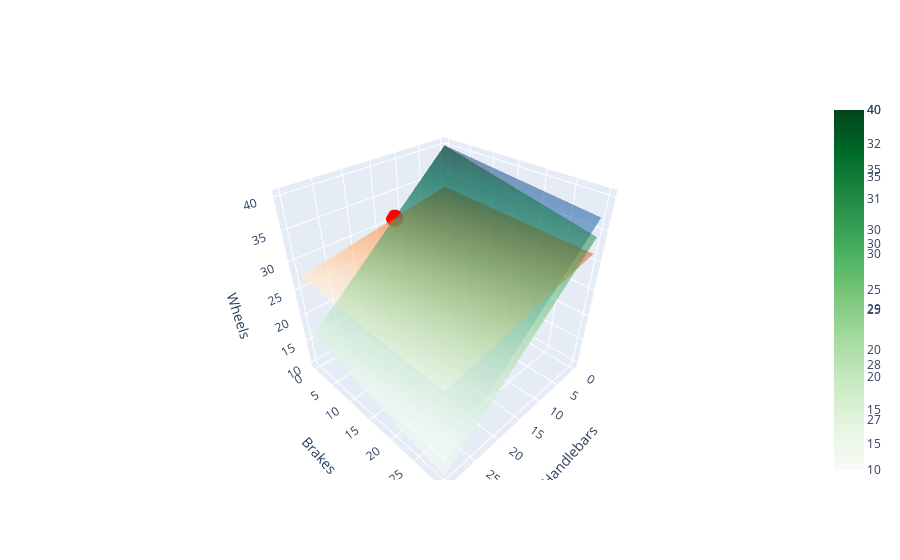

Write notebook code for a chart like this one.
### Markdown cell above
## Visualising

In 2-dimensions and 3-dimensions we can visualise the solution to our
set of equations. For two equations the solution will be the point where
the two lines intersect. In three dimensiosn the solution is the
intersection of the three planes described by the equation.

We can plot our equations in 3D space to see this.

### Code cell
import plotly.graph_objects as go

# Define grid for x1 (handlebars) and x2 (brakes)
x1 = np.linspace(0, 30, 50)
x2 = np.linspace(0, 30, 50)
X1, X2 = np.meshgrid(x1, x2)

# Constraint surfaces (solving for x3 = wheels)
Z_al = (b[0] - 8*X1 - 1*X2) / 10 # from aluminium
Z_rb = (b[1] - 4*X1 - 1*X2) / 23 # from rubber
Z_pn = (b[2] - 4*X1 - 1*X2) / 5 # from paint

# Interactive 3D plot
fig = go.Figure()

fig.add_surface(x=x1, y=x2, z=Z_al, opacity=0.5, colorscale="Blues", name="Aluminium")
fig.add_surface(x=x1, y=x2, z=Z_rb, opacity=0.5, colorscale="Oranges", name="Rubber")
fig.add_surface(x=x1, y=x2, z=Z_pn, opacity=0.5, colorscale="Greens", name="Paint")

# Add solution point
fig.add_trace(go.Scatter3d(x=[x[0]], y=[x[1]], z=[x[2]],
mode="markers", marker=dict(size=6, color="red"),
name="Solution"))

fig.update_layout(
scene=dict(
xaxis_title="Handlebars",
yaxis_title="Brakes",
zaxis_title="Wheels"
))

fig.show()

### Figure 1 — Plotly figure (JSON) as saved in the notebook; plotly's stock layout.template omitted (floating-point values rounded to 4 significant figures; data arrays with more than 128 entries replaced by an {"elided": "..."} marker saying what was removed)
{"data": [{"colorscale": [[0, "rgb(247,251,255)"], [0.125, "rgb(222,235,247)"], [0.25, "rgb(198,219,239)"], [0.375, "rgb(158,202,225)"], [0.5, "rgb(107,174,214)"], [0.625, "rgb(66,146,198)"], [0.75, "rgb(33,113,181)"], [0.875, "rgb(8,81,156)"], [1, "rgb(8,48,107)"]], "name": "Aluminium", "opacity": 0.5, "type": "surface", "x": [0.0, 0.6122, 1.224, 1.837, 2.449, 3.061, 3.673, 4.286, 4.898, 5.51, 6.122, 6.735, 7.347, 7.959, 8.571, 9.184, 9.796, 10.41, 11.02, 11.63, 12.24, 12.86, 13.47, 14.08, 14.69, 15.31, 15.92, 16.53, 17.14, 17.76, 18.37, 18.98, 19.59, 20.2, 20.82, 21.43, 22.04, 22.65, 23.27, 23.88, 24.49, 25.1, 25.71, 26.33, 26.94, 27.55, 28.16, 28.78, 29.39, 30.0], "y": [0.0, 0.6122, 1.224, 1.837, 2.449, 3.061, 3.673, 4.286, 4.898, 5.51, 6.122, 6.735, 7.347, 7.959, 8.571, 9.184, 9.796, 10.41, 11.02, 11.63, 12.24, 12.86, 13.47, 14.08, 14.69, 15.31, 15.92, 16.53, 17.14, 17.76, 18.37, 18.98, 19.59, 20.2, 20.82, 21.43, 22.04, 22.65, 23.27, 23.88, 24.49, 25.1, 25.71, 26.33, 26.94, 27.55, 28.16, 28.78, 29.39, 30.0], "z": {"elided": "50x50 float values"}}, {"colorscale": [[0, "rgb(255,245,235)"], [0.125, "rgb(254,230,206)"], [0.25, "rgb(253,208,162)"], [0.375, "rgb(253,174,107)"], [0.5, "rgb(253,141,60)"], [0.625, "rgb(241,105,19)"], [0.75, "rgb(217,72,1)"], [0.875, "rgb(166,54,3)"], [1, "rgb(127,39,4)"]], "name": "Rubber", "opacity": 0.5, "type": "surface", "x": [0.0, 0.6122, 1.224, 1.837, 2.449, 3.061, 3.673, 4.286, 4.898, 5.51, 6.122, 6.735, 7.347, 7.959, 8.571, 9.184, 9.796, 10.41, 11.02, 11.63, 12.24, 12.86, 13.47, 14.08, 14.69, 15.31, 15.92, 16.53, 17.14, 17.76, 18.37, 18.98, 19.59, 20.2, 20.82, 21.43, 22.04, 22.65, 23.27, 23.88, 24.49, 25.1, 25.71, 26.33, 26.94, 27.55, 28.16, 28.78, 29.39, 30.0], "y": [0.0, 0.6122, 1.224, 1.837, 2.449, 3.061, 3.673, 4.286, 4.898, 5.51, 6.122, 6.735, 7.347, 7.959, 8.571, 9.184, 9.796, 10.41, 11.02, 11.63, 12.24, 12.86, 13.47, 14.08, 14.69, 15.31, 15.92, 16.53, 17.14, 17.76, 18.37, 18.98, 19.59, 20.2, 20.82, 21.43, 22.04, 22.65, 23.27, 23.88, 24.49, 25.1, 25.71, 26.33, 26.94, 27.55, 28.16, 28.78, 29.39, 30.0], "z": {"elided": "50x50 float values"}}, {"colorscale": [[0, "rgb(247,252,245)"], [0.125, "rgb(229,245,224)"], [0.25, "rgb(199,233,192)"], [0.375, "rgb(161,217,155)"], [0.5, "rgb(116,196,118)"], [0.625, "rgb(65,171,93)"], [0.75, "rgb(35,139,69)"], [0.875, "rgb(0,109,44)"], [1, "rgb(0,68,27)"]], "name": "Paint", "opacity": 0.5, "type": "surface", "x": [0.0, 0.6122, 1.224, 1.837, 2.449, 3.061, 3.673, 4.286, 4.898, 5.51, 6.122, 6.735, 7.347, 7.959, 8.571, 9.184, 9.796, 10.41, 11.02, 11.63, 12.24, 12.86, 13.47, 14.08, 14.69, 15.31, 15.92, 16.53, 17.14, 17.76, 18.37, 18.98, 19.59, 20.2, 20.82, 21.43, 22.04, 22.65, 23.27, 23.88, 24.49, 25.1, 25.71, 26.33, 26.94, 27.55, 28.16, 28.78, 29.39, 30.0], "y": [0.0, 0.6122, 1.224, 1.837, 2.449, 3.061, 3.673, 4.286, 4.898, 5.51, 6.122, 6.735, 7.347, 7.959, 8.571, 9.184, 9.796, 10.41, 11.02, 11.63, 12.24, 12.86, 13.47, 14.08, 14.69, 15.31, 15.92, 16.53, 17.14, 17.76, 18.37, 18.98, 19.59, 20.2, 20.82, 21.43, 22.04, 22.65, 23.27, 23.88, 24.49, 25.1, 25.71, 26.33, 26.94, 27.55, 28.16, 28.78, 29.39, 30.0], "z": {"elided": "50x50 float values"}}, {"marker": {"color": "red", "size": 6}, "mode": "markers", "name": "Solution", "type": "scatter3d", "x": [11.81], "y": [0], "z": [30.56]}], "layout": {"scene": {"xaxis": {"title": {"text": "Handlebars"}}, "yaxis": {"title": {"text": "Brakes"}}, "zaxis": {"title": {"text": "Wheels"}}}}}
